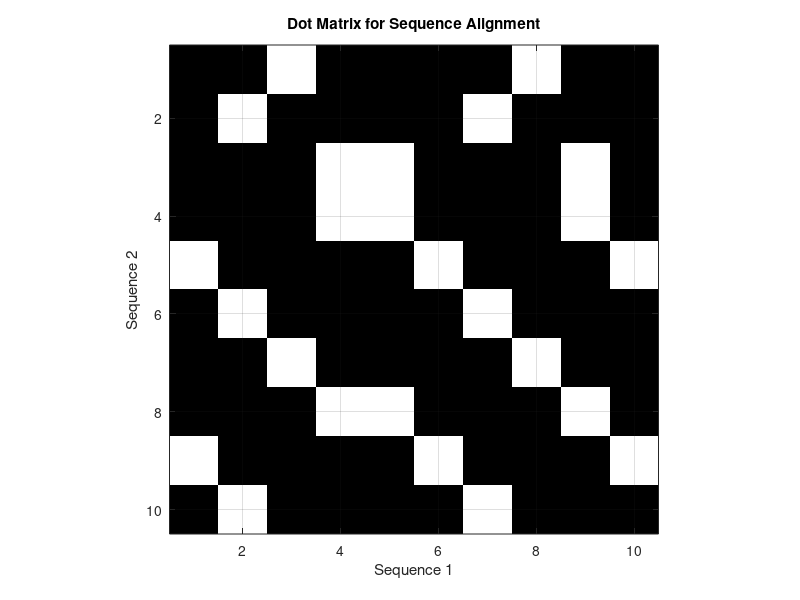

Reproduce this figure in MATLAB.
% Dot Matrix Sequence Alignment
% Define the sequences
%seq1 = 'ACGTGACCTG';
%seq2 = 'ACGTCGACCT';

seq1 = 'AGCTTAGCTA';
seq2 = 'CGTTAGCTAG';

%seq1 = 'abcdaefghijbklcmnopd';
%seq2 = 'abcdefghijklmnopqrst';

% Convert sequences to uppercase (to avoid case sensitivity)
seq1 = upper(seq1);
seq2 = upper(seq2);

% Get lengths of the sequences
len1 = length(seq1);
len2 = length(seq2);

% Initialize a dot matrix
dotMatrix = zeros(len2, len1);

% Fill the dot matrix with matches
for i = 1:len1
    for j = 1:len2
        if seq1(i) == seq2(j)
            dotMatrix(j, i) = 1; % Mark a match
        end
    end
end

% Plot the dot matrix
figure;
imshow(dotMatrix, 'InitialMagnification', 'fit');
colormap(flipud(gray));
title('Dot Matrix for Sequence Alignment');
xlabel('Sequence 1');
ylabel('Sequence 2');
%set(gca, 'XTick', 1:len1, 'XTickLabel', seq1, 'YTick', 1:len2, 'YTickLabel', seq2);
axis on;
grid on;

